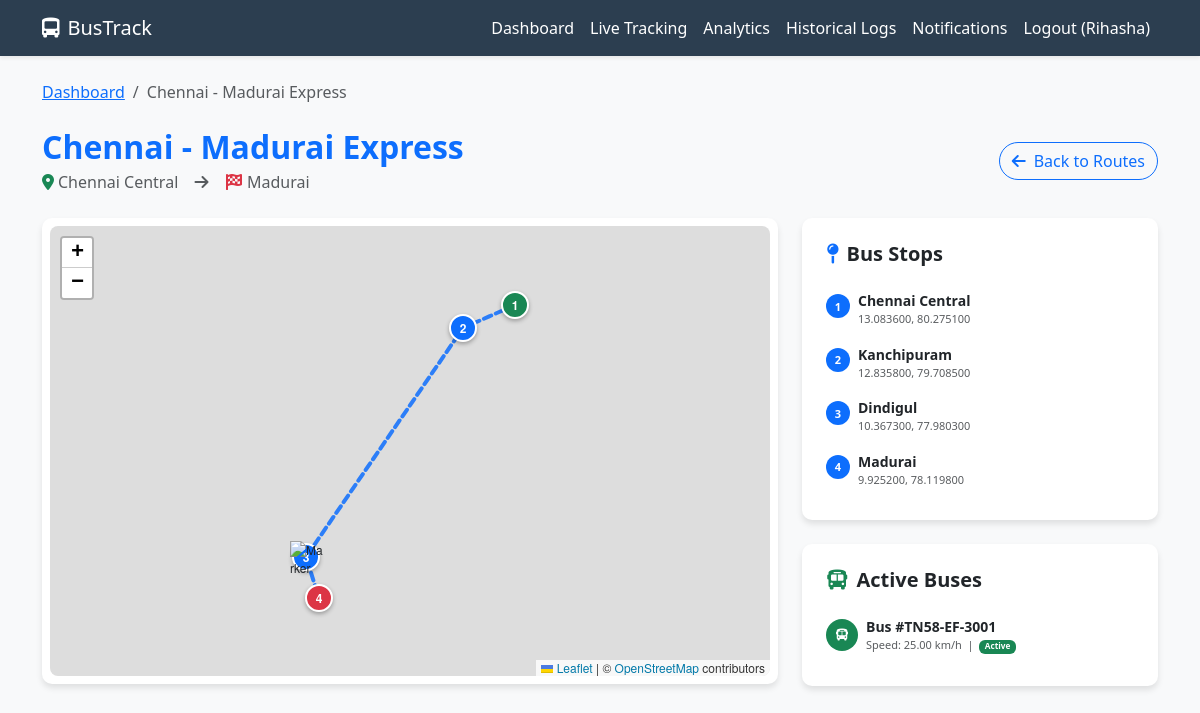
The page /route/8/ (signed in) on the database its author committed.
### tracking/models.py (models this page shows, shortened)
class User(AbstractUser):
    IS_PASSENGER = 'passenger'
    IS_ADMIN = 'admin'
    ROLE_CHOICES = [
        (IS_PASSENGER, 'Passenger'),
        (IS_ADMIN, 'Admin'),
    ]
    role = models.CharField(max_length=10, choices=ROLE_CHOICES, default=IS_PASSENGER)
    phone_number = models.CharField(max_length=15, blank=True, null=True)

class Route(models.Model):
    name = models.CharField(max_length=100)
    source = models.CharField(max_length=100)
    destination = models.CharField(max_length=100)
    stops = models.ManyToManyField(BusStop, through='RouteStop')

class RouteStop(models.Model):
    route = models.ForeignKey(Route, on_delete=models.CASCADE)
    stop = models.ForeignKey(BusStop, on_delete=models.CASCADE)
    order = models.PositiveIntegerField()
    class Meta:
        ordering = ['order']

class BusStop(models.Model):
    name = models.CharField(max_length=100)
    latitude = models.DecimalField(max_digits=9, decimal_places=6)
    longitude = models.DecimalField(max_digits=9, decimal_places=6)

class Bus(models.Model):
    STATUS_CHOICES = [
        ('active', 'Active'),
        ('inactive', 'Inactive'),
        ('maintenance', 'Maintenance'),
    ]
    bus_number = models.CharField(max_length=20, unique=True)
    license_plate = models.CharField(max_length=20)
    status = models.CharField(max_length=15, choices=STATUS_CHOICES, default='active')
    current_route = models.ForeignKey(Route, on_delete=models.SET_NULL, null=True, blank=True)
    current_lat = models.DecimalField(max_digits=9, decimal_places=6, default=0.0)
    current_lon = models.DecimalField(max_digits=9, decimal_places=6, default=0.0)
    speed = models.DecimalField(max_digits=5, decimal_places=2, default=0.0)
    last_updated = models.DateTimeField(auto_now=True)
    total_seats = models.PositiveIntegerField(default=40)
    occupied_seats = models.PositiveIntegerField(default=0)

### tracking/views.py (the view)
# urls.py: path('route/<int:route_id>/', views.route_details, name='route_details'),
@login_required
def route_details(request, route_id):
    route = get_object_or_404(Route, id=route_id)
    stops = route.routestop_set.all().order_by('order')
    return render(request, 'tracking/route_details.html', {'route': route, 'stops': stops})

### tracking/templates/tracking/route_details.html (shortened to what this page needs)
{% extends 'tracking/base.html' %}
{% block content %}
<nav aria-label="breadcrumb" class="mb-4">
    <ol class="breadcrumb">
        <li class="breadcrumb-item"><a href="{% url 'dashboard' %}">Dashboard</a></li>
        <li class="breadcrumb-item active">{{ route.name }}</li>
    </ol>
</nav>
<div class="row mb-4">
    <div class="col-12 d-flex align-items-center justify-content-between">
        <div>
            <h2 class="fw-bold mb-1 text-primary">{{ route.name }}</h2>
            <p class="text-muted mb-0">
                <i class="fas fa-map-marker-alt me-1 text-success"></i>{{ route.source }}
                &nbsp;<i class="fas fa-arrow-right mx-2 text-muted"></i>&nbsp;
                <i class="fas fa-flag-checkered me-1 text-danger"></i>{{ route.destination }}
            </p>
        </div>
        <a href="{% url 'dashboard' %}#available-routes" class="btn btn-outline-primary rounded-pill">
            <i class="fas fa-arrow-left me-2"></i>Back to Routes
        </a>
    </div>
</div>
<div class="row">
    <div class="col-md-8 mb-4">
        <div class="card p-2">
            <div id="routeMap" style="height: 450px; border-radius: 8px;"></div>
        </div>
    </div>
    <div class="col-md-4">
        <div class="card p-4 mb-4">
            <h5 class="fw-bold mb-3"><i class="fas fa-map-pin me-2 text-primary"></i>Bus Stops</h5>
            <div class="list-group list-group-flush">
                {% for rs in stops %}
                <div class="list-group-item border-0 px-0 py-2 d-flex align-items-start">
                    <span class="badge bg-primary rounded-circle me-2 mt-1"
                          style="width:24px;height:24px;display:grid;place-items:center;font-size:11px;">
                        {{ forloop.counter }}
                    </span>
                    <div>
                        <div class="fw-bold small">{{ rs.stop.name }}</div>
                        <div class="text-muted" style="font-size:11px;">
                            {{ rs.stop.latitude }}, {{ rs.stop.longitude }}
                        </div>
                    </div>
                </div>
                {% empty %}
                <p class="text-muted small">No stops defined.</p>
                {% endfor %}
            </div>
        </div>
        <div class="card p-4">
            <h5 class="fw-bold mb-3"><i class="fas fa-bus me-2 text-success"></i>Active Buses</h5>
            <div class="list-group list-group-flush">
                {% for bus in route.bus_set.all %}
                <div class="list-group-item border-0 px-0 py-2">
                    <div class="d-flex align-items-center">
                        <div class="bg-success text-white rounded-circle me-2"
                             style="width:32px;height:32px;display:grid;place-items:center;">
                            <i class="fas fa-bus" style="font-size:12px;"></i>
                        </div>
                        <div>
                            <div class="fw-bold small">Bus #{{ bus.bus_number }}</div>
                            <div class="text-muted" style="font-size:11px;">
                                Speed: {{ bus.speed }} km/h &nbsp;|&nbsp;
                                <span class="badge bg-{{ bus.status|yesno:'success,secondary,warning' }} text-white">
                                    {{ bus.get_status_display }}
                                </span>
                            </div>
                        </div>
                    </div>
                </div>
                {% empty %}
                <p class="text-muted small">No active buses on this route.</p>
                {% endfor %}
            </div>
        </div>
    </div>
</div>
{% endblock %}
{% block extra_js %}
<link rel="stylesheet" href="https://unpkg.com/leaflet@1.9.4/dist/leaflet.css" />
{% endblock %}

### tracking/templates/tracking/base.html (shortened to what this page needs)
<!DOCTYPE html>
<html lang="en">
<head>
    <link href="https://cdn.jsdelivr.net/npm/bootstrap@5.3.0/dist/css/bootstrap.min.css" rel="stylesheet">
    <link rel="stylesheet" href="https://cdnjs.cloudflare.com/ajax/libs/font-awesome/6.0.0/css/all.min.css">
</head>
<body>
    <nav class="navbar navbar-expand-lg navbar-dark shadow-sm">
        <div class="container">
            <a class="navbar-brand" href="{% url 'index' %}">
                <i class="fas fa-bus-alt me-2"></i>BusTrack
            </a>
            <div class="collapse navbar-collapse" id="navbarNav">
                <ul class="navbar-nav ms-auto">
                    {% if user.is_authenticated %}
                    <li class="nav-item">
                        <a class="nav-link" href="{% url 'dashboard' %}">Dashboard</a>
                    </li>
                    <li class="nav-item">
                        <a class="nav-link" href="{% url 'live_tracking' %}">Live Tracking</a>
                    </li>
                    <li class="nav-item">
                        <a class="nav-link" href="{% url 'analytics' %}">Analytics</a>
                    </li>
                    <li class="nav-item">
                        <a class="nav-link" href="{% url 'historical_data' %}">Historical Logs</a>
                    </li>
                    <li class="nav-item">
                        <a class="nav-link" href="{% url 'notifications' %}">
                            Notifications
                        </a>
                    </li>
                    <li class="nav-item">
                        <a class="nav-link" href="{% url 'logout' %}">Logout ({{ user.username }})</a>
                    </li>
                    {% endif %}
                </ul>
            </div>
        </div>
    </nav>
    <div class="container mt-4">
        {% block content %}{% endblock %}
    </div>
    {% block extra_js %}{% endblock %}
</body>
</html>

### tracking/templates/tracking/base.html (style rules this page uses)
:root { --primary-color: #2c3e50; --secondary-color: #34495e; --accent-color: #3498db; --bg-light: #f8f9fa; }
body { font-family: 'Segoe UI', Tahoma, Geneva, Verdana, sans-serif; background-color: var(--bg-light); }
.navbar { background-color: var(--primary-color) !important; }
.navbar-brand, .nav-link { color: white !important; }
.card { border: none; box-shadow: 0 4px 6px rgba(0, 0, 0, 0.1); border-radius: 10px; }

### rows shown on the page
User: username "Rihasha"
Route: name "Chennai - Madurai Express", source "Chennai Central", destination "Madurai"
RouteStop: stop.name "Chennai Central", stop.latitude "13.083600", stop.longitude "80.275100"
RouteStop: stop.name "Kanchipuram", stop.latitude "12.835800", stop.longitude "79.708500"
RouteStop: stop.name "Dindigul", stop.latitude "10.367300", stop.longitude "77.980300"
RouteStop: stop.name "Madurai", stop.latitude "9.925200", stop.longitude "78.119800"
Bus: bus_number "TN58-EF-3001", speed "25.00", status "Active"
